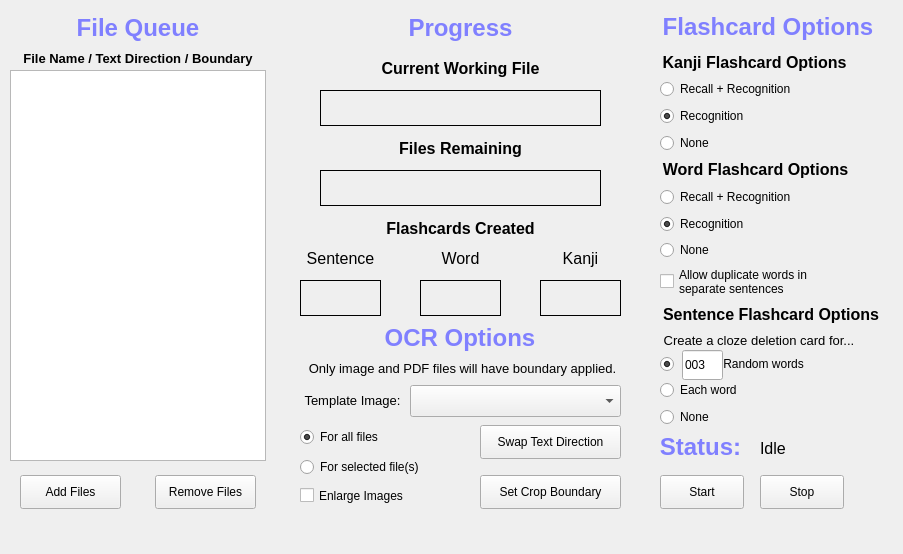
<?xml version="1.0" encoding="UTF-8"?>
<ui version="4.0">
 <class>OCRFlashcard</class>
 <widget class="QDockWidget" name="OCRFlashcard">
  <property name="geometry">
   <rect>
    <x>0</x>
    <y>0</y>
    <width>903</width>
    <height>554</height>
   </rect>
  </property>
  <property name="sizePolicy">
   <sizepolicy hsizetype="Fixed" vsizetype="Preferred">
    <horstretch>0</horstretch>
    <verstretch>0</verstretch>
   </sizepolicy>
  </property>
  <property name="cursor">
   <cursorShape>ArrowCursor</cursorShape>
  </property>
  <property name="mouseTracking">
   <bool>true</bool>
  </property>
  <property name="allowedAreas">
   <set>Qt::AllDockWidgetAreas</set>
  </property>
  <property name="windowTitle">
   <string>OCRFlashcard</string>
  </property>
  <widget class="QWidget" name="dockWidgetContents">
   <widget class="QListWidget" name="fileList">
    <property name="geometry">
     <rect>
      <x>10</x>
      <y>70</y>
      <width>256</width>
      <height>391</height>
     </rect>
    </property>
    <property name="selectionMode">
     <enum>QAbstractItemView::MultiSelection</enum>
    </property>
   </widget>
   <widget class="QPushButton" name="addFileButton">
    <property name="geometry">
     <rect>
      <x>20</x>
      <y>475</y>
      <width>101</width>
      <height>34</height>
     </rect>
    </property>
    <property name="text">
     <string>Add Files</string>
    </property>
   </widget>
   <widget class="QLabel" name="fileQueueTitle">
    <property name="geometry">
     <rect>
      <x>10</x>
      <y>10</y>
      <width>256</width>
      <height>36</height>
     </rect>
    </property>
    <property name="font">
     <font>
      <pointsize>18</pointsize>
      <weight>75</weight>
      <bold>true</bold>
     </font>
    </property>
    <property name="styleSheet">
     <string notr="true">color: #8080FF</string>
    </property>
    <property name="text">
     <string>File Queue</string>
    </property>
    <property name="alignment">
     <set>Qt::AlignCenter</set>
    </property>
   </widget>
   <widget class="QLabel" name="progressTitle">
    <property name="geometry">
     <rect>
      <x>320</x>
      <y>10</y>
      <width>281</width>
      <height>36</height>
     </rect>
    </property>
    <property name="font">
     <font>
      <pointsize>18</pointsize>
      <weight>75</weight>
      <bold>true</bold>
      <underline>false</underline>
     </font>
    </property>
    <property name="styleSheet">
     <string notr="true">color: #8080FF</string>
    </property>
    <property name="text">
     <string>Progress</string>
    </property>
    <property name="alignment">
     <set>Qt::AlignCenter</set>
    </property>
   </widget>
   <widget class="QLabel" name="flashcardOptionsTitle">
    <property name="geometry">
     <rect>
      <x>660</x>
      <y>10</y>
      <width>216</width>
      <height>34</height>
     </rect>
    </property>
    <property name="font">
     <font>
      <pointsize>18</pointsize>
      <weight>75</weight>
      <bold>true</bold>
     </font>
    </property>
    <property name="styleSheet">
     <string notr="true">color: #8080FF</string>
    </property>
    <property name="text">
     <string>Flashcard Options</string>
    </property>
    <property name="alignment">
     <set>Qt::AlignCenter</set>
    </property>
   </widget>
   <widget class="QLabel" name="curWorkingFileLabel">
    <property name="geometry">
     <rect>
      <x>320</x>
      <y>50</y>
      <width>281</width>
      <height>36</height>
     </rect>
    </property>
    <property name="font">
     <font>
      <pointsize>12</pointsize>
      <weight>75</weight>
      <bold>true</bold>
     </font>
    </property>
    <property name="text">
     <string>Current Working File</string>
    </property>
    <property name="alignment">
     <set>Qt::AlignCenter</set>
    </property>
   </widget>
   <widget class="QLabel" name="curWorkingFileDisplay">
    <property name="geometry">
     <rect>
      <x>320</x>
      <y>90</y>
      <width>281</width>
      <height>36</height>
     </rect>
    </property>
    <property name="font">
     <font>
      <pointsize>10</pointsize>
      <weight>50</weight>
      <bold>false</bold>
     </font>
    </property>
    <property name="autoFillBackground">
     <bool>false</bool>
    </property>
    <property name="frameShape">
     <enum>QFrame::Box</enum>
    </property>
    <property name="text">
     <string/>
    </property>
    <property name="alignment">
     <set>Qt::AlignCenter</set>
    </property>
   </widget>
   <widget class="QLabel" name="numFileRemDisplay">
    <property name="geometry">
     <rect>
      <x>320</x>
      <y>170</y>
      <width>281</width>
      <height>36</height>
     </rect>
    </property>
    <property name="font">
     <font>
      <pointsize>10</pointsize>
      <weight>50</weight>
      <bold>false</bold>
     </font>
    </property>
    <property name="autoFillBackground">
     <bool>false</bool>
    </property>
    <property name="frameShape">
     <enum>QFrame::Box</enum>
    </property>
    <property name="text">
     <string/>
    </property>
    <property name="alignment">
     <set>Qt::AlignCenter</set>
    </property>
   </widget>
   <widget class="QLabel" name="fileRemainingLabel">
    <property name="geometry">
     <rect>
      <x>320</x>
      <y>130</y>
      <width>281</width>
      <height>36</height>
     </rect>
    </property>
    <property name="font">
     <font>
      <pointsize>12</pointsize>
      <weight>75</weight>
      <bold>true</bold>
     </font>
    </property>
    <property name="text">
     <string>Files Remaining</string>
    </property>
    <property name="alignment">
     <set>Qt::AlignCenter</set>
    </property>
   </widget>
   <widget class="QLabel" name="flashCreatedLabel">
    <property name="geometry">
     <rect>
      <x>320</x>
      <y>210</y>
      <width>281</width>
      <height>36</height>
     </rect>
    </property>
    <property name="font">
     <font>
      <pointsize>12</pointsize>
      <weight>75</weight>
      <bold>true</bold>
     </font>
    </property>
    <property name="text">
     <string>Flashcards Created</string>
    </property>
    <property name="alignment">
     <set>Qt::AlignCenter</set>
    </property>
   </widget>
   <widget class="QLabel" name="kanjiFlashcardOptionsLabel">
    <property name="geometry">
     <rect>
      <x>660</x>
      <y>51</y>
      <width>189</width>
      <height>23</height>
     </rect>
    </property>
    <property name="font">
     <font>
      <pointsize>12</pointsize>
      <weight>75</weight>
      <bold>true</bold>
     </font>
    </property>
    <property name="text">
     <string>Kanji Flashcard Options</string>
    </property>
    <property name="alignment">
     <set>Qt::AlignCenter</set>
    </property>
   </widget>
   <widget class="QLabel" name="wordFlashcardOptionsLabel">
    <property name="geometry">
     <rect>
      <x>660</x>
      <y>158</y>
      <width>191</width>
      <height>23</height>
     </rect>
    </property>
    <property name="font">
     <font>
      <pointsize>12</pointsize>
      <weight>75</weight>
      <bold>true</bold>
     </font>
    </property>
    <property name="text">
     <string>Word Flashcard Options</string>
    </property>
    <property name="alignment">
     <set>Qt::AlignCenter</set>
    </property>
   </widget>
   <widget class="QLabel" name="sentenceFlashcardOptionsLabel">
    <property name="geometry">
     <rect>
      <x>660</x>
      <y>303</y>
      <width>222</width>
      <height>23</height>
     </rect>
    </property>
    <property name="font">
     <font>
      <pointsize>12</pointsize>
      <weight>75</weight>
      <bold>true</bold>
     </font>
    </property>
    <property name="text">
     <string>Sentence Flashcard Options</string>
    </property>
    <property name="alignment">
     <set>Qt::AlignCenter</set>
    </property>
   </widget>
   <widget class="QLabel" name="ocrOptionsTitle">
    <property name="geometry">
     <rect>
      <x>332</x>
      <y>320</y>
      <width>256</width>
      <height>36</height>
     </rect>
    </property>
    <property name="font">
     <font>
      <pointsize>18</pointsize>
      <weight>75</weight>
      <bold>true</bold>
     </font>
    </property>
    <property name="styleSheet">
     <string notr="true">color: #8080FF</string>
    </property>
    <property name="text">
     <string>OCR Options</string>
    </property>
    <property name="alignment">
     <set>Qt::AlignCenter</set>
    </property>
   </widget>
   <widget class="QPushButton" name="setCropBoundaryButton">
    <property name="geometry">
     <rect>
      <x>480</x>
      <y>475</y>
      <width>141</width>
      <height>34</height>
     </rect>
    </property>
    <property name="text">
     <string>Set Crop Boundary</string>
    </property>
   </widget>
   <widget class="QRadioButton" name="selectedFilesRadiobutton">
    <property name="geometry">
     <rect>
      <x>300</x>
      <y>450</y>
      <width>141</width>
      <height>34</height>
     </rect>
    </property>
    <property name="text">
     <string>For selected file(s)</string>
    </property>
    <attribute name="buttonGroup">
     <string notr="true">ocrOptionsGroup</string>
    </attribute>
   </widget>
   <widget class="QRadioButton" name="allFilesRadiobutton">
    <property name="geometry">
     <rect>
      <x>300</x>
      <y>420</y>
      <width>131</width>
      <height>34</height>
     </rect>
    </property>
    <property name="text">
     <string>For all files</string>
    </property>
    <property name="checked">
     <bool>true</bool>
    </property>
    <attribute name="buttonGroup">
     <string notr="true">ocrOptionsGroup</string>
    </attribute>
   </widget>
   <widget class="QLabel" name="flashCreatedSentenceLabel">
    <property name="geometry">
     <rect>
      <x>270</x>
      <y>240</y>
      <width>141</width>
      <height>36</height>
     </rect>
    </property>
    <property name="font">
     <font>
      <pointsize>12</pointsize>
      <weight>50</weight>
      <bold>false</bold>
     </font>
    </property>
    <property name="text">
     <string>Sentence</string>
    </property>
    <property name="alignment">
     <set>Qt::AlignCenter</set>
    </property>
   </widget>
   <widget class="QLabel" name="flashCreatedWordLabel">
    <property name="geometry">
     <rect>
      <x>390</x>
      <y>240</y>
      <width>141</width>
      <height>36</height>
     </rect>
    </property>
    <property name="font">
     <font>
      <pointsize>12</pointsize>
      <weight>50</weight>
      <bold>false</bold>
     </font>
    </property>
    <property name="text">
     <string>Word</string>
    </property>
    <property name="alignment">
     <set>Qt::AlignCenter</set>
    </property>
   </widget>
   <widget class="QLabel" name="flashCreatedKanjiLabel">
    <property name="geometry">
     <rect>
      <x>510</x>
      <y>240</y>
      <width>141</width>
      <height>36</height>
     </rect>
    </property>
    <property name="font">
     <font>
      <pointsize>12</pointsize>
      <weight>50</weight>
      <bold>false</bold>
     </font>
    </property>
    <property name="text">
     <string>Kanji</string>
    </property>
    <property name="alignment">
     <set>Qt::AlignCenter</set>
    </property>
   </widget>
   <widget class="QLabel" name="flashCreatedSentenceDisplayLabel">
    <property name="geometry">
     <rect>
      <x>300</x>
      <y>280</y>
      <width>81</width>
      <height>36</height>
     </rect>
    </property>
    <property name="font">
     <font>
      <pointsize>10</pointsize>
      <weight>50</weight>
      <bold>false</bold>
     </font>
    </property>
    <property name="autoFillBackground">
     <bool>false</bool>
    </property>
    <property name="frameShape">
     <enum>QFrame::Box</enum>
    </property>
    <property name="text">
     <string/>
    </property>
    <property name="alignment">
     <set>Qt::AlignCenter</set>
    </property>
   </widget>
   <widget class="QLabel" name="flashCreatedWordDisplayLabel">
    <property name="geometry">
     <rect>
      <x>420</x>
      <y>280</y>
      <width>81</width>
      <height>36</height>
     </rect>
    </property>
    <property name="font">
     <font>
      <pointsize>10</pointsize>
      <weight>50</weight>
      <bold>false</bold>
     </font>
    </property>
    <property name="autoFillBackground">
     <bool>false</bool>
    </property>
    <property name="frameShape">
     <enum>QFrame::Box</enum>
    </property>
    <property name="text">
     <string/>
    </property>
    <property name="alignment">
     <set>Qt::AlignCenter</set>
    </property>
   </widget>
   <widget class="QLabel" name="flashCreatedKanjiDisplayLabel">
    <property name="geometry">
     <rect>
      <x>540</x>
      <y>280</y>
      <width>81</width>
      <height>36</height>
     </rect>
    </property>
    <property name="font">
     <font>
      <pointsize>10</pointsize>
      <weight>50</weight>
      <bold>false</bold>
     </font>
    </property>
    <property name="autoFillBackground">
     <bool>false</bool>
    </property>
    <property name="frameShape">
     <enum>QFrame::Box</enum>
    </property>
    <property name="text">
     <string/>
    </property>
    <property name="alignment">
     <set>Qt::AlignCenter</set>
    </property>
   </widget>
   <widget class="QRadioButton" name="kanjiRecallRecogRadiobutton">
    <property name="geometry">
     <rect>
      <x>660</x>
      <y>78</y>
      <width>151</width>
      <height>22</height>
     </rect>
    </property>
    <property name="text">
     <string>Recall + Recognition</string>
    </property>
    <attribute name="buttonGroup">
     <string notr="true">kanjiFlashcardOptionsGroup</string>
    </attribute>
   </widget>
   <widget class="QRadioButton" name="kanjiRecogRadiobutton">
    <property name="geometry">
     <rect>
      <x>660</x>
      <y>105</y>
      <width>101</width>
      <height>22</height>
     </rect>
    </property>
    <property name="text">
     <string>Recognition</string>
    </property>
    <property name="checked">
     <bool>true</bool>
    </property>
    <attribute name="buttonGroup">
     <string notr="true">kanjiFlashcardOptionsGroup</string>
    </attribute>
   </widget>
   <widget class="QRadioButton" name="wordRecogRadiobutton">
    <property name="geometry">
     <rect>
      <x>660</x>
      <y>213</y>
      <width>101</width>
      <height>22</height>
     </rect>
    </property>
    <property name="text">
     <string>Recognition</string>
    </property>
    <property name="checked">
     <bool>true</bool>
    </property>
    <attribute name="buttonGroup">
     <string notr="true">wordFlashcardOptionsGroup</string>
    </attribute>
   </widget>
   <widget class="QRadioButton" name="wordRecallRecogRadiobutton">
    <property name="geometry">
     <rect>
      <x>660</x>
      <y>186</y>
      <width>151</width>
      <height>22</height>
     </rect>
    </property>
    <property name="text">
     <string>Recall + Recognition</string>
    </property>
    <attribute name="buttonGroup">
     <string notr="true">wordFlashcardOptionsGroup</string>
    </attribute>
   </widget>
   <widget class="QLabel" name="sentenceFlashcardClozeLabel">
    <property name="geometry">
     <rect>
      <x>660</x>
      <y>331</y>
      <width>198</width>
      <height>18</height>
     </rect>
    </property>
    <property name="font">
     <font>
      <pointsize>10</pointsize>
      <weight>50</weight>
      <bold>false</bold>
     </font>
    </property>
    <property name="text">
     <string>Create a cloze deletion card for...</string>
    </property>
    <property name="alignment">
     <set>Qt::AlignCenter</set>
    </property>
   </widget>
   <widget class="QRadioButton" name="sentenceRandomWordsRadiobutton">
    <property name="geometry">
     <rect>
      <x>660</x>
      <y>353</y>
      <width>175</width>
      <height>22</height>
     </rect>
    </property>
    <property name="text">
     <string>             Random words</string>
    </property>
    <property name="checked">
     <bool>true</bool>
    </property>
    <attribute name="buttonGroup">
     <string notr="true">sentenceFlashcardOptionsGroup</string>
    </attribute>
   </widget>
   <widget class="QRadioButton" name="sentenceEachWordRadiobutton">
    <property name="geometry">
     <rect>
      <x>660</x>
      <y>379</y>
      <width>92</width>
      <height>22</height>
     </rect>
    </property>
    <property name="text">
     <string>Each word</string>
    </property>
    <attribute name="buttonGroup">
     <string notr="true">sentenceFlashcardOptionsGroup</string>
    </attribute>
   </widget>
   <widget class="QRadioButton" name="sentenceNoneRadiobutton">
    <property name="geometry">
     <rect>
      <x>660</x>
      <y>406</y>
      <width>62</width>
      <height>22</height>
     </rect>
    </property>
    <property name="text">
     <string>None</string>
    </property>
    <attribute name="buttonGroup">
     <string notr="true">sentenceFlashcardOptionsGroup</string>
    </attribute>
   </widget>
   <widget class="QRadioButton" name="kanjiNoneButton">
    <property name="geometry">
     <rect>
      <x>660</x>
      <y>132</y>
      <width>62</width>
      <height>22</height>
     </rect>
    </property>
    <property name="text">
     <string>None</string>
    </property>
    <attribute name="buttonGroup">
     <string notr="true">kanjiFlashcardOptionsGroup</string>
    </attribute>
   </widget>
   <widget class="QRadioButton" name="wordNoneRadiobutton">
    <property name="geometry">
     <rect>
      <x>660</x>
      <y>239</y>
      <width>62</width>
      <height>22</height>
     </rect>
    </property>
    <property name="text">
     <string>None</string>
    </property>
    <attribute name="buttonGroup">
     <string notr="true">wordFlashcardOptionsGroup</string>
    </attribute>
   </widget>
   <widget class="QPushButton" name="removeFileButton">
    <property name="geometry">
     <rect>
      <x>155</x>
      <y>475</y>
      <width>101</width>
      <height>34</height>
     </rect>
    </property>
    <property name="text">
     <string>Remove Files</string>
    </property>
   </widget>
   <widget class="QPushButton" name="stopButton">
    <property name="geometry">
     <rect>
      <x>760</x>
      <y>475</y>
      <width>84</width>
      <height>34</height>
     </rect>
    </property>
    <property name="text">
     <string>Stop</string>
    </property>
   </widget>
   <widget class="QLabel" name="statusTitle">
    <property name="geometry">
     <rect>
      <x>660</x>
      <y>430</y>
      <width>81</width>
      <height>34</height>
     </rect>
    </property>
    <property name="font">
     <font>
      <pointsize>18</pointsize>
      <weight>75</weight>
      <bold>true</bold>
     </font>
    </property>
    <property name="styleSheet">
     <string notr="true">color: #8080FF</string>
    </property>
    <property name="text">
     <string>Status:</string>
    </property>
    <property name="alignment">
     <set>Qt::AlignCenter</set>
    </property>
   </widget>
   <widget class="QPushButton" name="startButton">
    <property name="geometry">
     <rect>
      <x>660</x>
      <y>475</y>
      <width>84</width>
      <height>34</height>
     </rect>
    </property>
    <property name="text">
     <string>Start</string>
    </property>
   </widget>
   <widget class="QLabel" name="curStatusLabel">
    <property name="geometry">
     <rect>
      <x>760</x>
      <y>437</y>
      <width>81</width>
      <height>23</height>
     </rect>
    </property>
    <property name="font">
     <font>
      <pointsize>12</pointsize>
      <weight>50</weight>
      <bold>false</bold>
     </font>
    </property>
    <property name="text">
     <string>Idle</string>
    </property>
    <property name="alignment">
     <set>Qt::AlignLeading|Qt::AlignLeft|Qt::AlignVCenter</set>
    </property>
   </widget>
   <widget class="QLineEdit" name="randomNumInput">
    <property name="geometry">
     <rect>
      <x>682</x>
      <y>350</y>
      <width>41</width>
      <height>30</height>
     </rect>
    </property>
    <property name="mouseTracking">
     <bool>false</bool>
    </property>
    <property name="inputMask">
     <string notr="true">999</string>
    </property>
    <property name="text">
     <string>003</string>
    </property>
   </widget>
   <widget class="QPushButton" name="swapTextDirectionButton">
    <property name="geometry">
     <rect>
      <x>480</x>
      <y>425</y>
      <width>141</width>
      <height>34</height>
     </rect>
    </property>
    <property name="text">
     <string>Swap Text Direction</string>
    </property>
   </widget>
   <widget class="QLabel" name="fileQueueFormatLabel">
    <property name="geometry">
     <rect>
      <x>10</x>
      <y>40</y>
      <width>256</width>
      <height>36</height>
     </rect>
    </property>
    <property name="font">
     <font>
      <pointsize>10</pointsize>
      <weight>75</weight>
      <bold>true</bold>
     </font>
    </property>
    <property name="text">
     <string>File Name / Text Direction / Boundary</string>
    </property>
    <property name="alignment">
     <set>Qt::AlignCenter</set>
    </property>
   </widget>
   <widget class="QLabel" name="ocrOptionsWarningLabel">
    <property name="geometry">
     <rect>
      <x>297</x>
      <y>350</y>
      <width>331</width>
      <height>36</height>
     </rect>
    </property>
    <property name="font">
     <font>
      <pointsize>10</pointsize>
      <weight>50</weight>
      <bold>false</bold>
     </font>
    </property>
    <property name="text">
     <string>Only image and PDF files will have boundary applied.</string>
    </property>
    <property name="alignment">
     <set>Qt::AlignCenter</set>
    </property>
   </widget>
   <widget class="QComboBox" name="templateSelection">
    <property name="geometry">
     <rect>
      <x>410</x>
      <y>385</y>
      <width>211</width>
      <height>32</height>
     </rect>
    </property>
   </widget>
   <widget class="QLabel" name="ocrOptionsTemplateLabel">
    <property name="geometry">
     <rect>
      <x>297</x>
      <y>382</y>
      <width>111</width>
      <height>36</height>
     </rect>
    </property>
    <property name="font">
     <font>
      <pointsize>10</pointsize>
      <weight>50</weight>
      <bold>false</bold>
     </font>
    </property>
    <property name="text">
     <string>Template Image:</string>
    </property>
    <property name="alignment">
     <set>Qt::AlignCenter</set>
    </property>
   </widget>
   <widget class="QCheckBox" name="allowDupesCheckbox">
    <property name="geometry">
     <rect>
      <x>660</x>
      <y>261</y>
      <width>221</width>
      <height>41</height>
     </rect>
    </property>
    <property name="text">
     <string>Allow duplicate words in 
separate sentences</string>
    </property>
   </widget>
   <widget class="QCheckBox" name="enhanceCheckbox">
    <property name="geometry">
     <rect>
      <x>300</x>
      <y>485</y>
      <width>221</width>
      <height>21</height>
     </rect>
    </property>
    <property name="text">
     <string>Enlarge Images</string>
    </property>
   </widget>
  </widget>
 </widget>
 <resources/>
 <connections/>
 <buttongroups>
  <buttongroup name="sentenceFlashcardOptionsGroup"/>
  <buttongroup name="wordFlashcardOptionsGroup"/>
  <buttongroup name="ocrOptionsGroup"/>
  <buttongroup name="kanjiFlashcardOptionsGroup"/>
 </buttongroups>
</ui>
